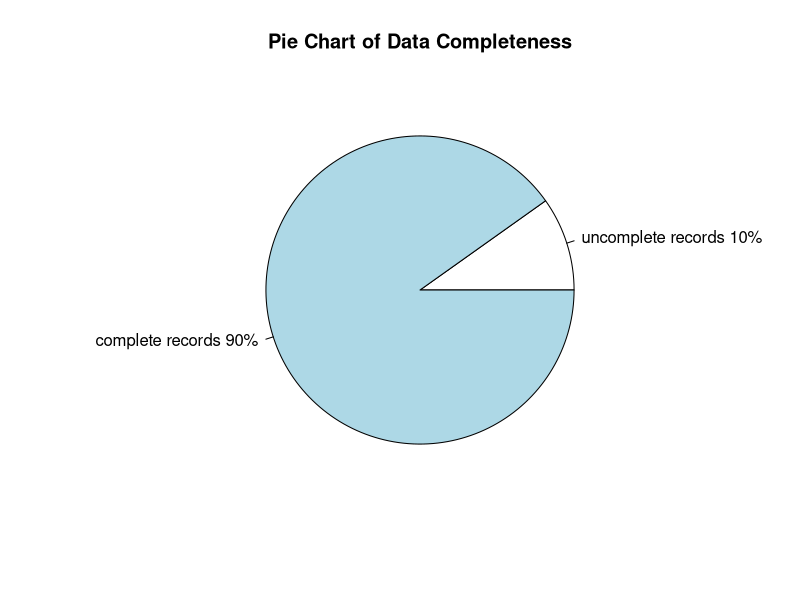
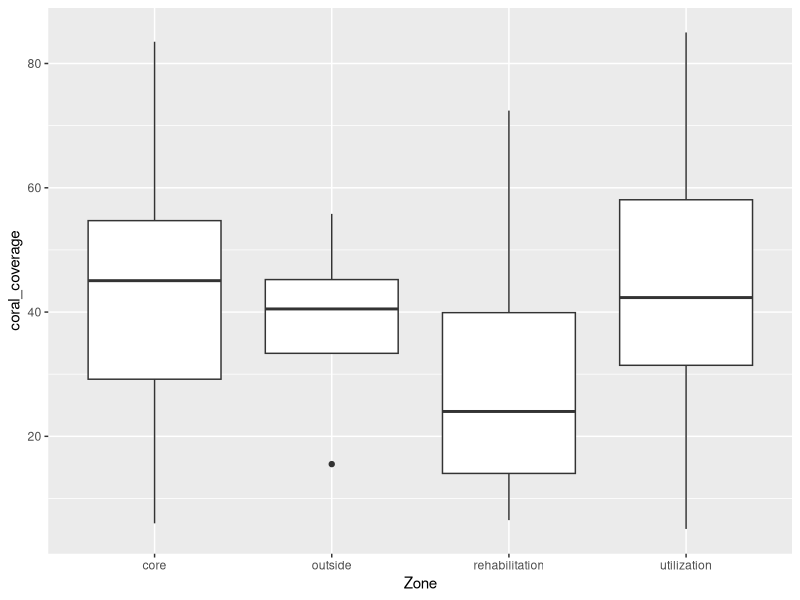
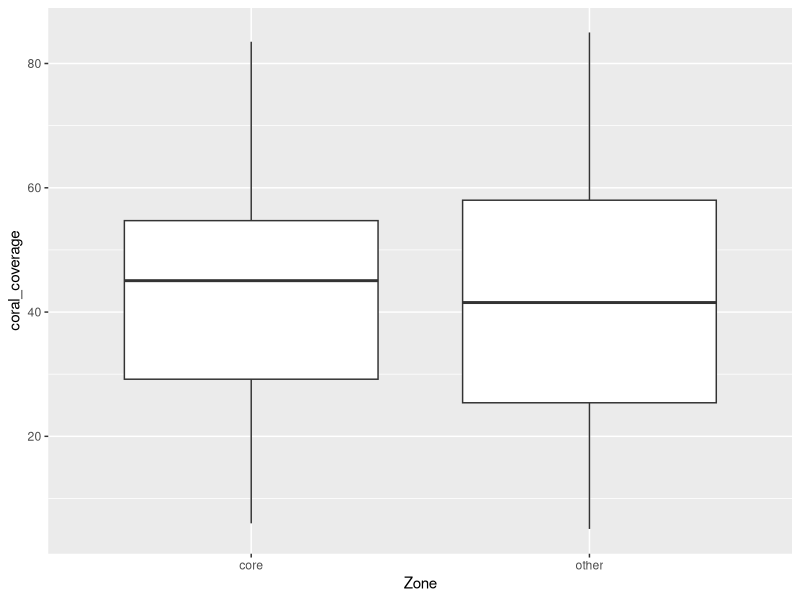

Here is the R script that generated these plots, in order:
## ---- chunk 1
knitr::opts_chunk$set(echo = TRUE)
library(tidyverse)
library(gridExtra)
library("ggpubr")
## ---- chunk 2
#load the data
surveys <- read.csv("coralreef_anb_2015.csv")

#clean the data from NA and blank value
cov_zone_surveys_complete <- surveys %>%
  filter(!is.na(coral_coverage)) %>%
  filter(!is.na(pH)) %>%
  filter(!is.na(salinity)) %>%
  filter(!is.na(do)) %>%
  filter(zone !="") %>%
  filter(zone1 !="")

#piechart of the records
count_all <- surveys %>% tally()
cov_zone_count_complete <- surveys %>%
  filter(!is.na(coral_coverage)) %>%
  filter(zone !="") %>%
  tally()

cov_zone_count_uncomplete <- count_all - cov_zone_count_complete

slices <- c(cov_zone_count_uncomplete[1,1],cov_zone_count_complete[1,1])
lbls <- c("uncomplete records", "complete records")
pct <- round(slices/sum(slices)*100)
lbls <- paste(lbls, pct) # add percents to labels 
lbls <- paste(lbls,"%",sep="") # ad % to labels 
pie(slices,labels = lbls,
    main="Pie Chart of Data Completeness")
## ---- chunk 3
#load the data
surveys <- read.csv("coralreef_anb_2015.csv")

#clean the data from NA and blank value
cov_zone_surveys_complete <- surveys %>%
  filter(!is.na(coral_coverage)) %>%
  filter(!is.na(pH)) %>%
  filter(!is.na(salinity)) %>%
  filter(!is.na(do)) %>%
  filter(zone !="") %>%
  filter(zone1 !="")

#plot coverage per zone
ggplot(cov_zone_surveys_complete, aes(x = zone, y = coral_coverage)) + geom_boxplot()+xlab("Zone")

## ---- chunk 4
#load the data
surveys <- read.csv("coralreef_anb_2015.csv")

#clean the data from NA and blank value
cov_zone_surveys_complete <- surveys %>%
  filter(!is.na(coral_coverage)) %>%
  filter(!is.na(pH)) %>%
  filter(!is.na(salinity)) %>%
  filter(!is.na(do)) %>%
  filter(zone !="") %>%
  filter(zone1 !="")

#plot coverage per zone
ggplot(cov_zone_surveys_complete, aes(x = zone1, y = coral_coverage)) + geom_boxplot()+xlab("Zone")

## ---- chunk 5
#load the data
surveys <- read.csv("coralreef_anb_2015.csv")

#clean the data from NA and blank value
cov_zone_surveys_complete <- surveys %>%
  filter(!is.na(coral_coverage)) %>%
  filter(!is.na(pH)) %>%
  filter(!is.na(salinity)) %>%
  filter(!is.na(do)) %>%
  filter(zone !="") %>%
  filter(zone1 !="")

#T-Test
t.test(coral_coverage ~ zone1, data = cov_zone_surveys_complete, var.equal = FALSE)
